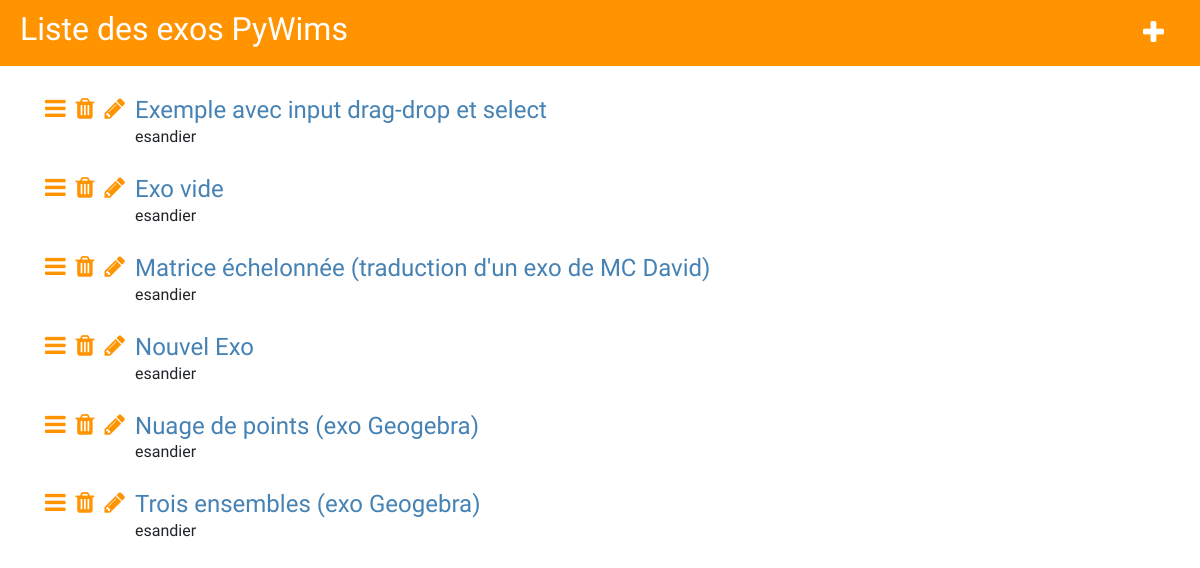
The app's page /, older data.
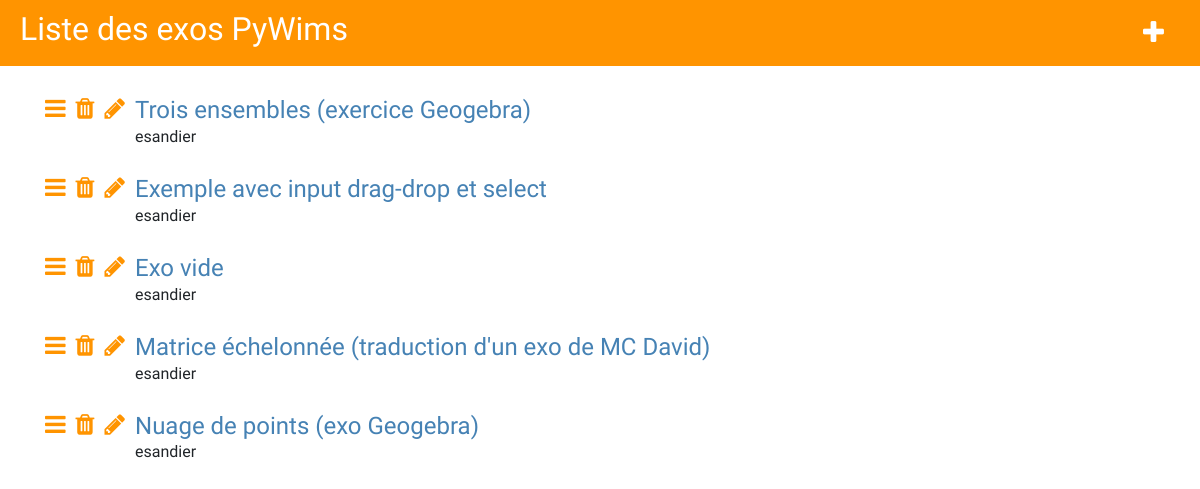
The same page, newer data.
### pywims_exos/models.py (models this page shows, shortened)
class Exo(models.Model):
	layouts_enonce = {'STD': 'layout_standard_ajax.html', 'GGB': 'layout_geogebra_ajax.html'}
	layouts_corrige = {'STD': 'layout_standard_corrige.html', 'GGB': 'layout_geogebra_corrige.html'}
	EXO_LAYOUTS = (('STD', 'Standard'),	('GGB', 'Geogebra'))
	EXOS_EMPTY_GGB_FILE = os.path.join(settings.MEDIA_ROOT,'ggb_files/empty.ggb')
	block_info = {
		'STD' : [
			{'name': 'avant', 'label': 'Avant', 'langage':'python'},
			{'name': 'enonce', 'label': 'Enoncé', 'langage':'django'},
			{'name': 'apres', 'label': 'Après', 'langage':'python'},
			{'name': 'reponse', 'label': 'Réponse', 'langage':'django'}],
		'GGB' : [
			{'name': 'avant', 'label': 'Avant', 'langage':'python'},
			{'name': 'ggb_commands', 'label': 'Geogebra', 'langage':'django'},
			{'name': 'enonce', 'label': 'Enoncé', 'langage':'django'},
			{'name': 'apres', 'label': 'Après', 'langage':'python'},
			{'name': 'reponse', 'label': 'Réponse', 'langage':'django'}]}
	layout = models.CharField(max_length=3, choices=EXO_LAYOUTS, default = 'STD')
	author = models.ForeignKey('auth.User')
	title = models.CharField(max_length=200)
	ggb_file = models.FileField(upload_to = 'ggb_files', blank = True, default = '')
	avant = models.TextField(blank = True, default = '')
	ggb_commands = models.TextField(blank = True, default = '')
	enonce = models.TextField(blank = True, default = '')
	apres = models.TextField(blank = True, default = '')
	reponse = models.TextField(blank = True, default = '')

### pywims_exos/views.py (the view, shortened to what this page needs)
# urls.py: url(r'^$', views.liste_exos, name='liste_exos'),
def liste_exos(request):
	if request.method == 'GET':
		exos = Exo.objects.all().order_by('title')
		return render(request, 'pywims_exos/liste_exos.html', {'exos': exos})

### pywims_exos/templates/pywims_exos/liste_exos.html (shortened to what this page needs)
{% extends 'pywims_exos/layout_appli.html' %}
{% block contenu %}
<div class = 'titre'>
	<h1>Liste des exos PyWims</h1>
	<button id = 'plus_button' class="glyph"><span class="fa fa-plus"></span></button>
</div>
<div class="content container">
	<div class="row">
		<div class="col"  id = 'liste-exos'>
			{% for exo in exos %}
			<div class = 'item-liste'>
				<a href="{% url 'form_exo' pk=exo.pk %}" class="list-glyph">
					<span class="fa fa-bars"></span></a>
				<a href="{% url 'delete_exo' pk=exo.pk %}" class="list-glyph">
					<span class="fa fa-trash"></span></a>
				<a href="{% url 'dev_exo' pk=exo.pk %}" class="list-glyph">
					<span class="fa fa-pencil"></span></a>
				<div style = 'display:inline-block'>
					<a href="{% url 'run_exo_ajax' pk=exo.pk %}" class="list-title">
						<h1>{{ exo.title }}	</h1>
					</a>
					<p>{{ exo.author }}</p>
				</div>
			</div>
			{% endfor %}
		</div>
	</div>
</div>
{% endblock %}

Row changes from the older to the newer data that the page shows:
removed Exo: title "Nouvel Exo", author "esandier"
changed Exo: title "Trois ensembles (exo Geogebra)" → "Trois ensembles (exercice Geogebra)"; moves up the list
